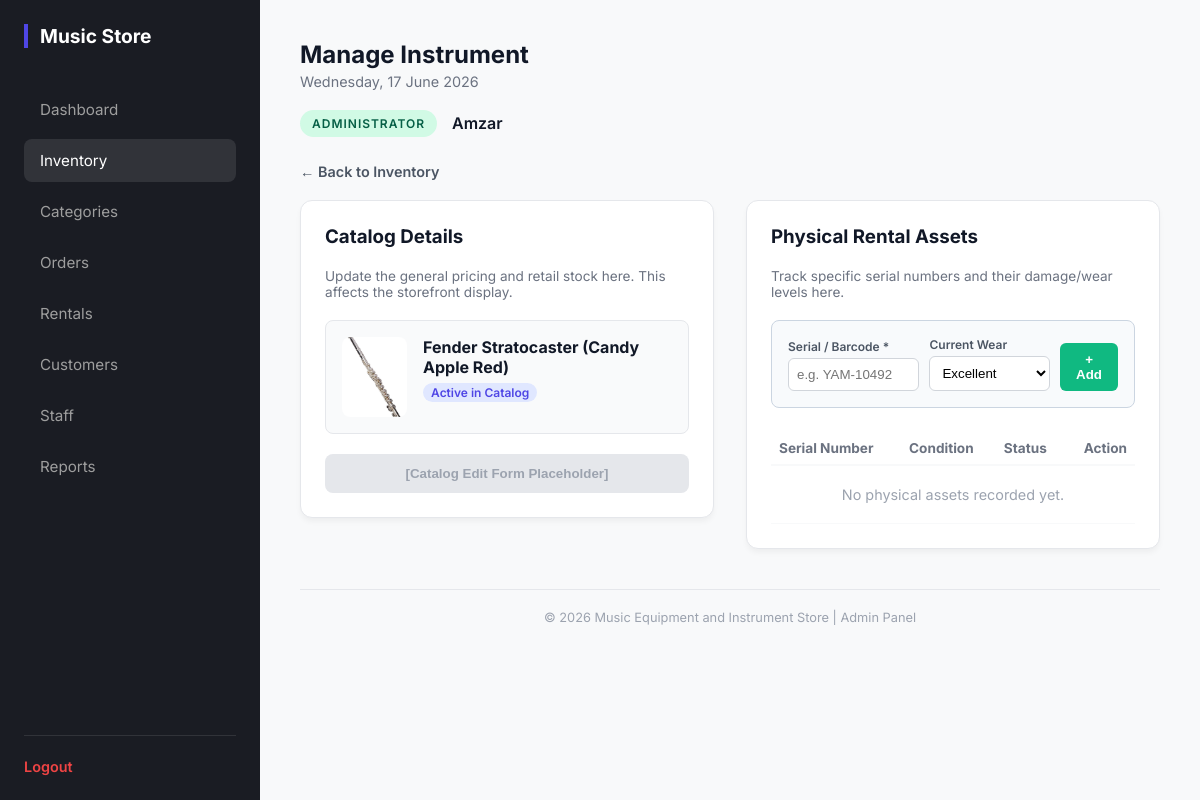
Screenshot of /admin/admin_edit_product.php?id=3 (signed in) with the database file from the repository.
### tables this page shows
CREATE TABLE `products` (
  `prod_id` int(11) NOT NULL,
  `category_id` int(11) NOT NULL,
  `staff_id` int(11) NOT NULL,
  `prod_name` varchar(255) NOT NULL,
  `prod_description` text DEFAULT NULL,
  `prod_sale_price` decimal(10,2) DEFAULT NULL,
  `prod_rental_price` decimal(10,2) DEFAULT NULL,
  `prod_sale_qty` int(11) NOT NULL DEFAULT 0,
  `prod_rental_qty` int(11) NOT NULL DEFAULT 0,
  `prod_image` varchar(255) DEFAULT NULL,
  `status` enum('Available','Out of Stock','Discontinued') DEFAULT 'Available',
  `created_at` timestamp NOT NULL DEFAULT current_timestamp()
);

### admin/admin_edit_product.php (the view, shortened to what this page needs)
<?php
require_once('../database.php');
$prod_id = intval($_GET['id']);
$product_query = mysqli_query($conn, "SELECT * FROM products WHERE prod_id = $prod_id");
$product = mysqli_fetch_assoc($product_query);
$assets_query = mysqli_query($conn, "SELECT * FROM rental_inventory WHERE prod_id = $prod_id AND current_status != 'Retired'");
require_once('admin_header.php');
?>
<div style="max-width: 1200px; margin: 0 auto; margin-top: 20px;">
    <a href="admin_products.php" style="display: inline-flex; align-items: center; gap: 6px; color: #4b5563; text-decoration: none; font-size: 0.9rem; font-weight: 600; margin-bottom: 20px;">
        ← Back to Inventory
    </a>
    <div style="display: grid; grid-template-columns: 1fr 1fr; gap: 32px; align-items: start;">
        <div style="background: white; padding: 24px; border-radius: 12px; box-shadow: 0 4px 6px -1px rgba(0,0,0,0.05); border: 1px solid #e5e7eb;">
            <h3 style="margin-top: 0; margin-bottom: 20px; color: #111827;">Catalog Details</h3>
            <p style="font-size: 0.85rem; color: #6b7280; margin-bottom: 20px;">Update the general pricing and retail stock here. This affects the storefront display.</p>
            <div style="background: #f9fafb; padding: 16px; border-radius: 8px; border: 1px solid #e5e7eb; margin-bottom: 20px; display: flex; gap: 16px;">
                <img src="../uploads/<?php echo $product['prod_image'] ?: 'default.jpg'; ?>" style="width: 80px; height: 80px; border-radius: 8px; object-fit: cover;">
                <div>
                    <h4 style="margin: 0 0 4px 0; color: #111827;"><?php echo htmlspecialchars($product['prod_name']); ?></h4>
                    <span style="background: #e0e7ff; color: #4f46e5; padding: 2px 8px; border-radius: 12px; font-size: 0.75rem; font-weight: 600;">Active in Catalog</span>
                </div>
            </div>
            <button style="width: 100%; padding: 12px; background: #e5e7eb; color: #9ca3af; border: none; border-radius: 8px; font-weight: 600; cursor: not-allowed;">
                [Catalog Edit Form Placeholder]
            </button>
        </div>
        <div style="background: white; padding: 24px; border-radius: 12px; box-shadow: 0 4px 6px -1px rgba(0,0,0,0.05); border: 1px solid #e5e7eb;">
            <h3 style="margin-top: 0; margin-bottom: 20px; color: #111827;">Physical Rental Assets</h3>
            <p style="font-size: 0.85rem; color: #6b7280; margin-bottom: 20px;">Track specific serial numbers and their damage/wear levels here.</p>
            <form action="admin_edit_product.php?id=<?php echo $prod_id; ?>" method="POST" style="background: #f8fafc; padding: 16px; border-radius: 8px; border: 1px solid #cbd5e1; margin-bottom: 24px; display: flex; gap: 10px; align-items: flex-end;">
                <div style="flex-grow: 1;">
                    <label style="font-size: 0.75rem; font-weight: 600; color: #4b5563; display: block; margin-bottom: 4px;">Serial / Barcode *</label>
                    <input type="text" name="serial_number" required placeholder="e.g. YAM-10492" style="width: 100%; padding: 8px; border: 1px solid #d1d5db; border-radius: 6px; outline: none;">
                </div>
                <div style="flex-grow: 1;">
                    <label style="font-size: 0.75rem; font-weight: 600; color: #4b5563; display: block; margin-bottom: 4px;">Current Wear</label>
                    <select name="condition_level" style="width: 100%; padding: 8px; border: 1px solid #d1d5db; border-radius: 6px; outline: none; background: white;">
                        <option value="Excellent">Excellent</option>
                    </select>
                </div>
                <button type="submit" name="add_asset" style="background: #10b981; color: white; border: none; padding: 9px 16px; border-radius: 6px; font-weight: 600; cursor: pointer;">+ Add</button>
            </form>
            <table style="width: 100%; border-collapse: collapse; font-size: 0.85rem;">
                <thead>
                    <tr style="border-bottom: 2px solid #e5e7eb; color: #4b5563; text-align: left;">
                        <th style="padding: 8px;">Serial Number</th>
                        <th style="padding: 8px;">Condition</th>
                        <th style="padding: 8px;">Status</th>
                        <th style="padding: 8px; text-align: right;">Action</th>
                    </tr>
                </thead>
                <tbody>
                    <?php if(mysqli_num_rows($assets_query) > 0): ?>
                        <?php while($asset = mysqli_fetch_assoc($assets_query)): ?>
                        <tr style="border-bottom: 1px solid #f3f4f6;">
                            <td style="padding: 12px 8px; font-weight: 600; color: #111827;"><?php echo htmlspecialchars($asset['serial_number']); ?></td>
                            <td style="padding: 12px 8px;">
                                <?php
                                    $cond = $asset['condition_level'];
                                    $cond_color = ($cond == 'Excellent' || $cond == 'Good') ? '#059669' : (($cond == 'Minor Wear') ? '#d97706' : '#dc2626');
                                ?>
                                <span style="color: <?php echo $cond_color; ?>; font-weight: 600;"><?php echo htmlspecialchars($cond); ?></span>
                            </td>
                            <td style="padding: 12px 8px;">
                                <span style="background: <?php echo ($asset['current_status'] == 'Available') ? '#d1fae5' : '#fef3c7'; ?>; color: <?php echo ($asset['current_status'] == 'Available') ? '#065f46' : '#92400e'; ?>; padding: 2px 8px; border-radius: 10px; font-size: 0.7rem; font-weight: 700; text-transform: uppercase;">
                                    <?php echo htmlspecialchars($asset['current_status']); ?>
                                </span>
                            </td>
                            <td style="padding: 12px 8px; text-align: right;">
                                <a href="admin_edit_product.php?id=<?php echo $prod_id; ?>&retire_asset=<?php echo $asset['rental_item_id']; ?>"
                                   style="color: #ef4444; text-decoration: none; font-weight: 600;"
                                   onclick="return confirm('Retire this serial number from active circulation?')">Retire</a>
                            </td>
                        </tr>
                        <?php endwhile; ?>
                    <?php else: ?>
                        <tr><td colspan="4" style="text-align: center; padding: 20px; color: #9ca3af;">No physical assets recorded yet.</td></tr>
                    <?php endif; ?>
                </tbody>
            </table>
        </div>
    </div>
</div>
<?php require_once('admin_footer.php'); ?>

### admin/admin.css (style rules this page uses)
:root { --sidebar-bg: #1a1c23; --sidebar-text: #9e9e9e; --sidebar-hover: #ffffff; --accent-color: #4f46e5; --bg-light: #f8f9fa; --white: #ffffff; --border-color: #e5e7eb; --text-main: #111827; --sidebar-width: 260px; }
*, *::before, *::after { box-sizing: border-box; margin: 0; padding: 0; }
body { font-family: 'Inter', 'DM Sans', sans-serif; background-color: var(--bg-light); color: var(--text-main); display: flex; }
table { width: 100%; border-collapse: collapse; }
th { text-align: left; padding: 12px; border-bottom: 2px solid var(--bg-light); color: #6b7280; font-size: 0.85rem; }
td { padding: 16px 12px; border-bottom: 1px solid var(--bg-light); font-size: 0.9rem; }

### rows the page displays
products: prod_image (picture), prod_name "Fender Stratocaster (Candy Apple Red)"

### other values shown
$page_title "Manage Instrument"
$_SESSION['staff_role'] "ADMINISTRATOR"
$_SESSION['staff_name'] "Amzar"
